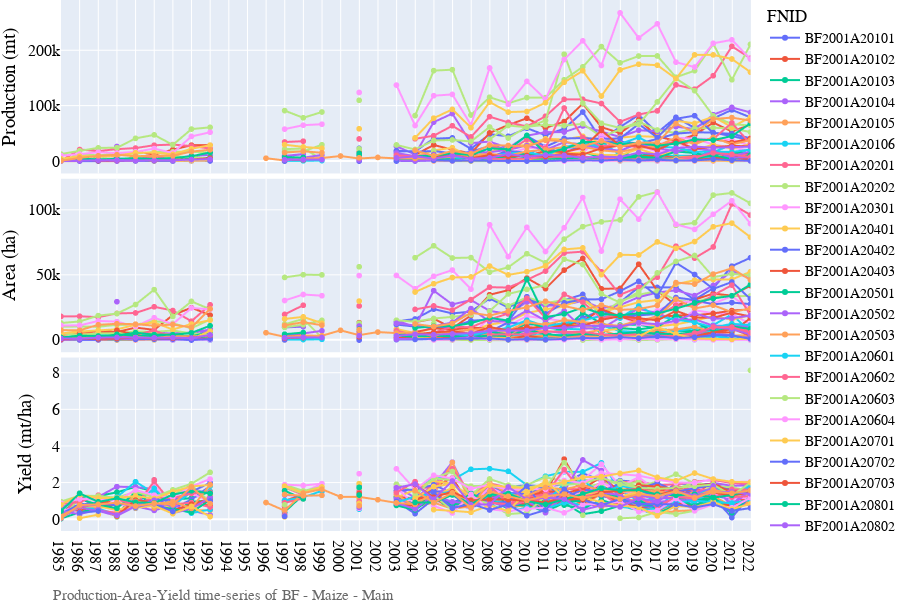
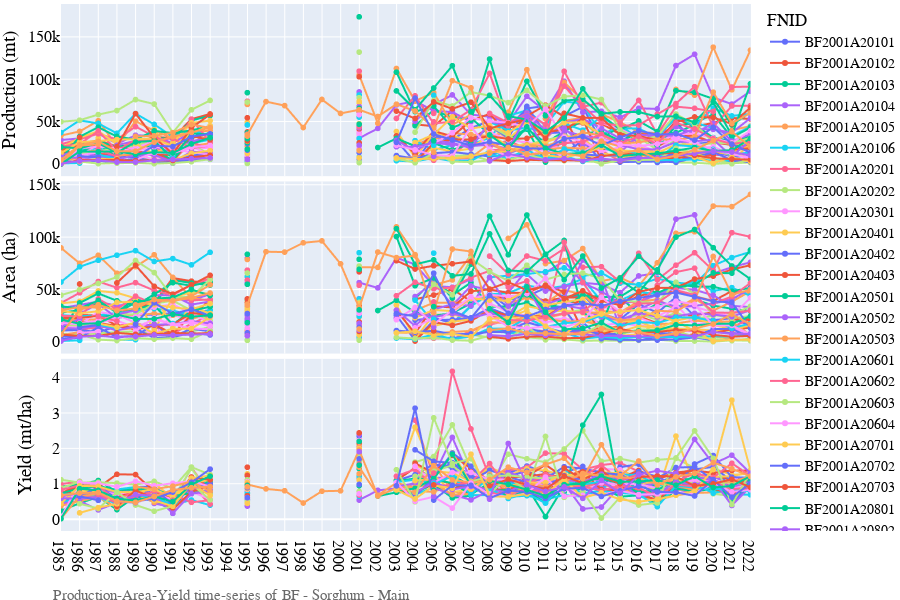
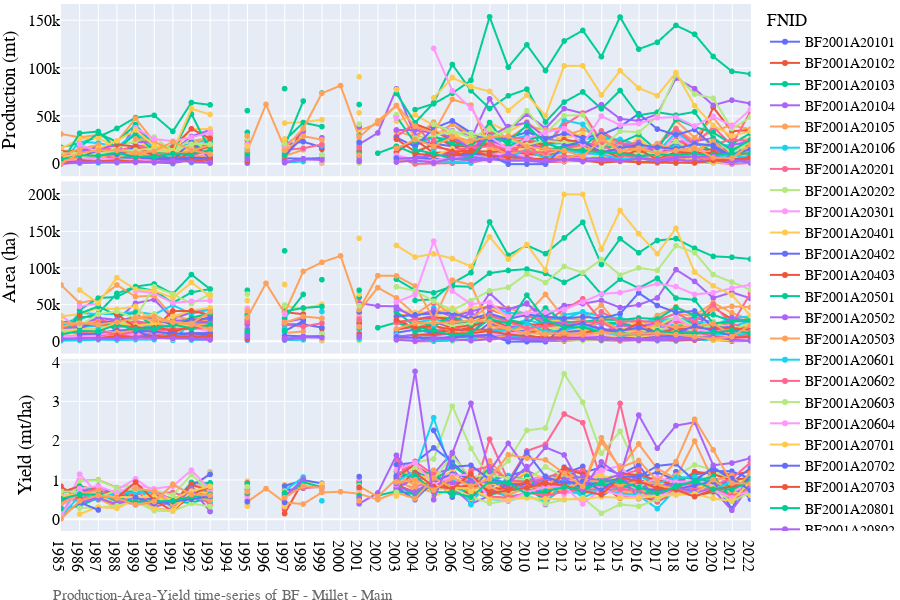

Source (notebook cell) for these figures, in order:
### Code cell
# Lineplot of Production-Area-Yield time-series
country_iso, country_name = 'BF', 'Burkina Faso'
df = pd.read_csv('../data/crop/adm_crop_production_%s.csv' % country_iso, index_col=0)
df['year'] = df['harvest_year']
year = [df['year'].min(), df['year'].max()]
product_season = [
    ['Maize','Main'],
    ['Sorghum','Main'],
    ['Millet','Main'],
]
for product_name, season_name in product_season:
    footnote = 'Production-Area-Yield time-series of %s - %s - %s' % (country_iso, product_name, season_name)
    fn_save = '../figures/%s_line_pay_%s_%s.png' % (country_iso, product_name, season_name)
    sub = df[(df['product'] == product_name) & (df['season_name'] == season_name)]
    fig = PlotLinePAY(sub, year, footnote, fn_save)
    fig.show()
